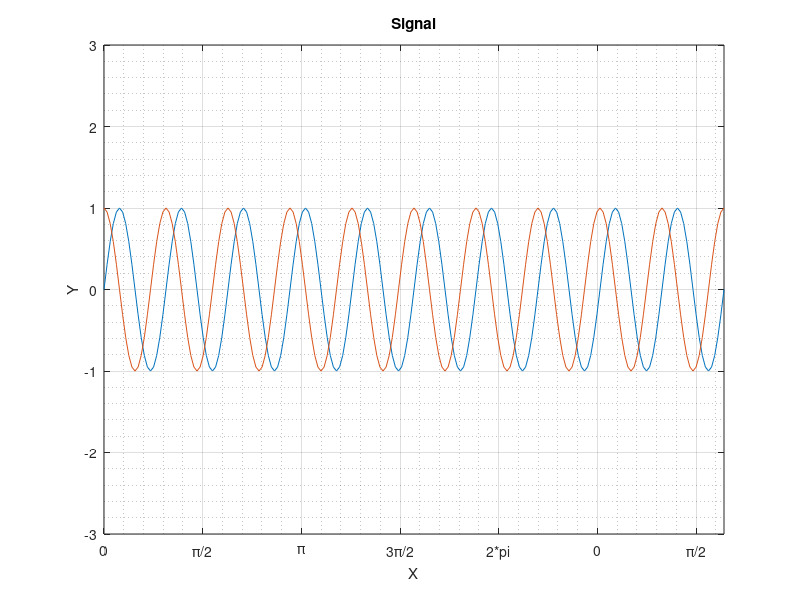

This chart was generated by the following MATLAB code:
theta = 0:pi/100:2*pi; % range of theta: 0 to 2pi.
wave1 = sin(10*theta);
wave2 = cos(10*theta);
plot(theta,wave1);
plot(theta,wave1,theta,wave2); % to plot together in same fig

set(gca,'xlim',[0 2*pi]); % to set limit of x
set(gca,'ylim',[-3 +3]); % to set limit of y
%set(gca,'xtick',[0.0, 0.25, 0.5, 0.75, 1.0])
set(gca,'xticklabel',[{'0'},{'\pi/2'},{'\pi'},{'3\pi/2'},{'2*pi'}]);


grid('on'); % to grid on
grid('minor');

title('Signal');
xlabel('X');
ylabel('Y');